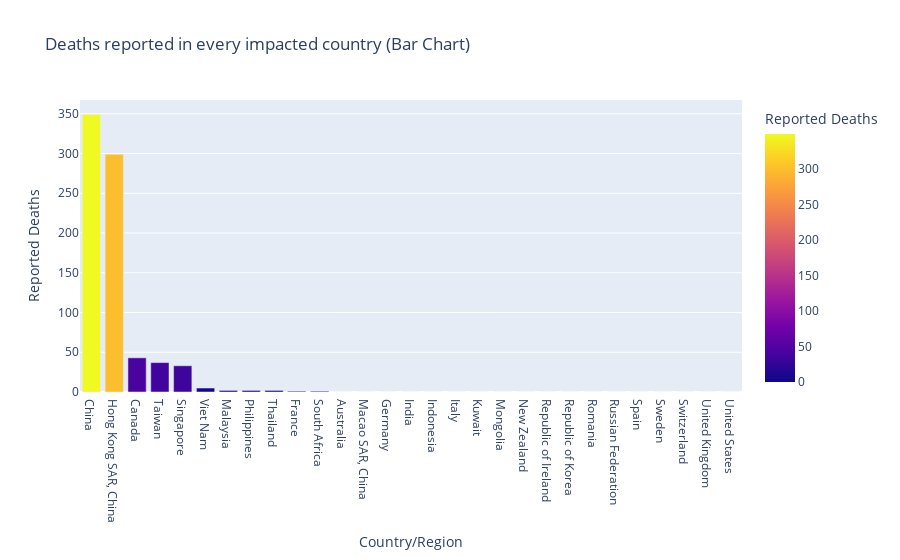

The notebook cell this image was saved under:
### Code cell
px.bar(death_con, x="Country/Region", y="Reported Deaths", title="Deaths reported in every impacted country (Bar Chart)", color="Reported Deaths")

### Figure 1 — Plotly figure (JSON) as saved in the notebook; plotly's stock layout.template omitted (floating-point values rounded to 4 significant figures)
{"data": [{"alignmentgroup": "True", "hovertemplate": "Country/Region=%{x}<br>Reported Deaths=%{marker.color}<extra></extra>", "legendgroup": "", "marker": {"color": [349, 299, 43, 37, 33, 5, 2, 2, 2, 1, 1, 0, 0, 0, 0, 0, 0, 0, 0, 0, 0, 0, 0, 0, 0, 0, 0, 0, 0], "coloraxis": "coloraxis", "pattern": {"shape": ""}}, "name": "", "offsetgroup": "", "orientation": "v", "showlegend": false, "textposition": "auto", "type": "bar", "x": ["China", "Hong Kong SAR, China", "Canada", "Taiwan", "Singapore", "Viet Nam", "Malaysia", "Philippines", "Thailand", "France", "South Africa", "Australia", "Macao SAR, China", "Germany", "India", "Indonesia", "Italy", "Kuwait", "Mongolia", "New Zealand", "Republic of Ireland", "Republic of Korea", "Romania", "Russian Federation", "Spain", "Sweden", "Switzerland", "United Kingdom", "United States"], "xaxis": "x", "y": [349, 299, 43, 37, 33, 5, 2, 2, 2, 1, 1, 0, 0, 0, 0, 0, 0, 0, 0, 0, 0, 0, 0, 0, 0, 0, 0, 0, 0], "yaxis": "y"}], "layout": {"barmode": "relative", "coloraxis": {"colorbar": {"title": {"text": "Reported Deaths"}}, "colorscale": [[0, "#0d0887"], [0.1111, "#46039f"], [0.2222, "#7201a8"], [0.3333, "#9c179e"], [0.4444, "#bd3786"], [0.5556, "#d8576b"], [0.6667, "#ed7953"], [0.7778, "#fb9f3a"], [0.8889, "#fdca26"], [1, "#f0f921"]]}, "legend": {"tracegroupgap": 0}, "title": {"text": "Deaths reported in every impacted country (Bar Chart)"}, "xaxis": {"anchor": "y", "domain": [0, 1], "title": {"text": "Country/Region"}}, "yaxis": {"anchor": "x", "domain": [0, 1], "title": {"text": "Reported Deaths"}}}}
